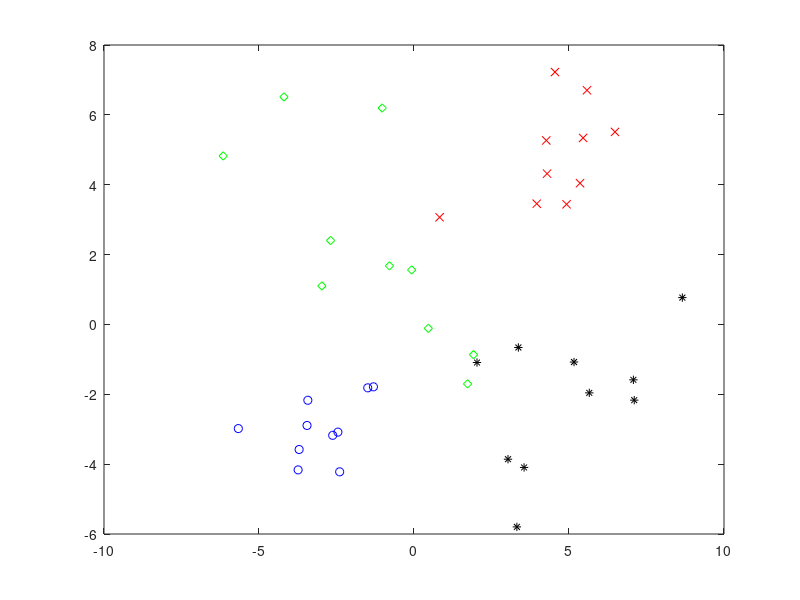

Reproduce this figure in MATLAB.
% Generates data from four different Gaussians for multiclass
% classification.
%
% @author Wolfgang Roth

close all;
clear;

rng(1);

mu1 = [-3, -3];
Sigma1 = [1 , 0; 0 , 1];

mu2 = [5, 5];
Sigma2 = 2 * [1; 1] * [1, 1] + [1; -1] * [1, -1];

mu3 = [-1, 3];
Sigma3 = 3 * [1; -1] * [1, -1] + [1; 1] * [1, 1];

mu4 = [5, -2];
Sigma4 = 2 * [1; 1] * [1, 1] + [1; -1] * [1, -1];

N = 10;

x = mvnrnd(mu1, Sigma1, N);
t = ones(N, 1);

x = [x; mvnrnd(mu2, Sigma2, N)];
t = [t; ones(N, 1) * 2];

x = [x; mvnrnd(mu3, Sigma3, N)];
t = [t; ones(N, 1) * 3];

x = [x; mvnrnd(mu4, Sigma4, N)];
t = [t; ones(N, 1) * 4];

save('multiclass.mat', 'x', 't');

figure;
plot(x(t == 1, 1), x(t == 1, 2), 'bo'); hold on;
plot(x(t == 2, 1), x(t == 2, 2), 'rx');
plot(x(t == 3, 1), x(t == 3, 2), 'gd');
plot(x(t == 4, 1), x(t == 4, 2), 'k*');